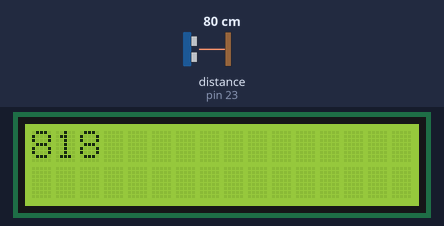
Recording of a sketch running on a simulated Arduino Mega 2560, built with avr-gcc and run on an emulated ATmega2560. Shown: 16×2 character LCD. The inputs (shaded band) are chosen by the test bench; at power-on: distance to the obstacle (sensor on pin 23) 80 cm. The echo pulse lasts 58.3 µs per cm; storage starts empty.

Above: at 1.2 s.
1.3 s: distance to the obstacle (sensor on pin 23) set to 2 cm
At 2.4 s:
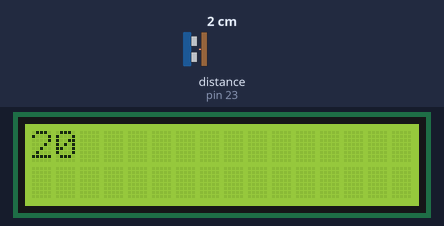
3.6 s: distance to the obstacle (sensor on pin 23) set to 4 cm
At 5.3 s:
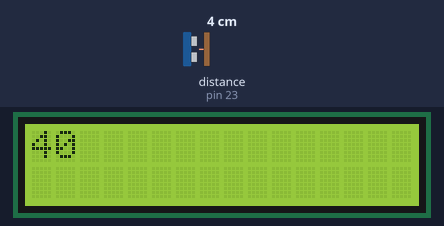
5.6 s: distance to the obstacle (sensor on pin 23) set to 9 cm
At 7.1 s:
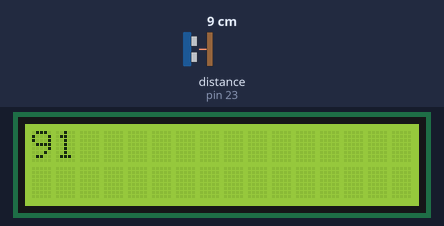
Timing chart, 0 to 8.6 s (numbered marks = the images above; inputs shaded):
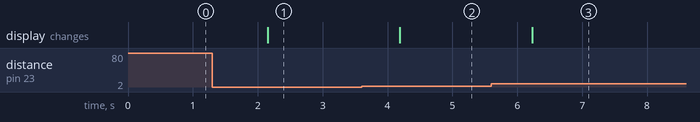

The sketch:

Sonar_ino.ino
```cpp
#include <NewPing.h>
#include <Wire.h>
#include <LiquidCrystal_I2C.h>
#include <SD.h>

#define TRIGGER_PIN  22
#define ECHO_PIN     23
#define DISTANCE     200
#define CS 53

NewPing             sonar   ( TRIGGER_PIN, ECHO_PIN, DISTANCE );
LiquidCrystal_I2C   lcd     ( 0x27, 16, 2 );
File                file;

void setup ()
{
    pinMode (CS, OUTPUT);
    Serial.begin (9600);
    lcd.init();
    lcd.backlight();

    if ( !SD.begin (CS) ) { return; }
}

void loop ()
{
    file = SD.open("log.txt", FILE_WRITE);

    unsigned int medicao = ( (sonar.ping() * 10) / US_ROUNDTRIP_CM );

    lcd.clear();
    lcd.setCursor(0, 0);
    lcd.println(String(medicao));
    file.println(String(medicao));

    file.flush();
    file.close();

    delay(1000);
}
```

Measured:
- after the input at 1.3 s, the display: changes after 0.85 s (image 1)
- after the input at 3.6 s, the display: changes after 0.59 s (image 2)
- after the input at 5.6 s, the display: changes after 0.63 s (image 3)
